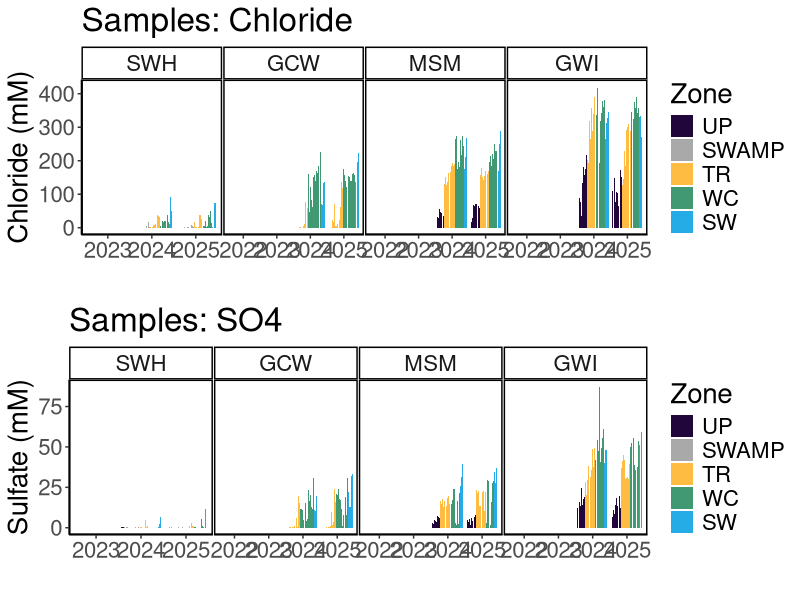
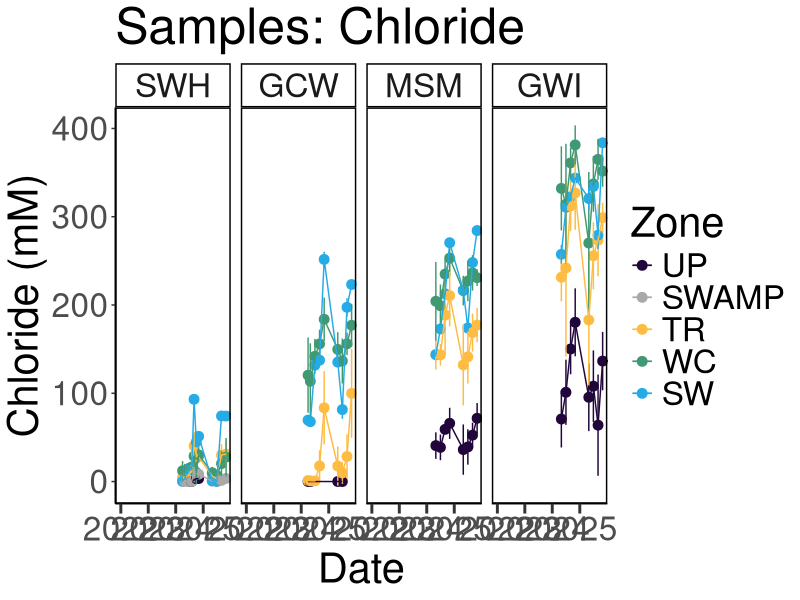
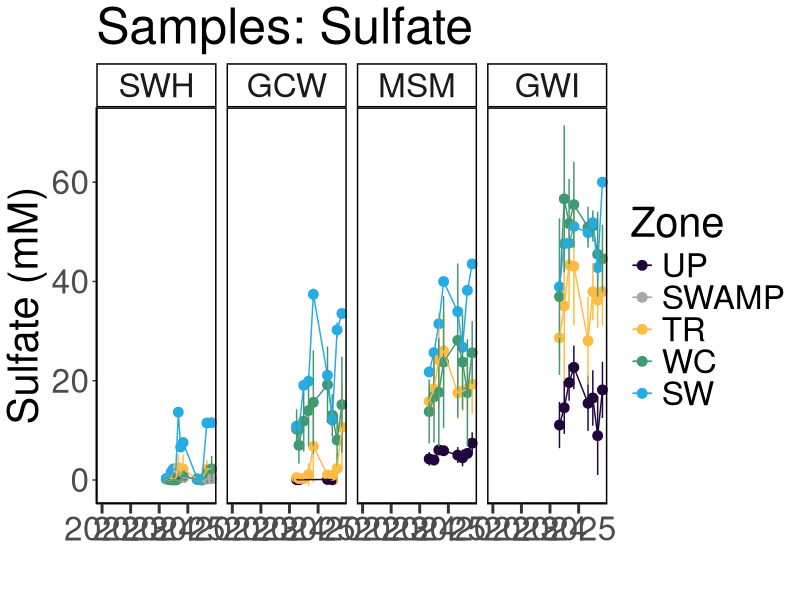
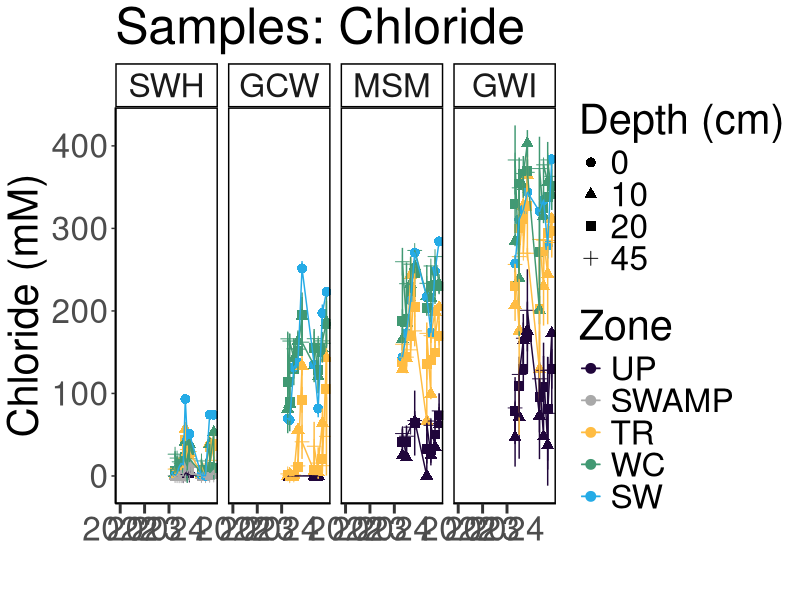
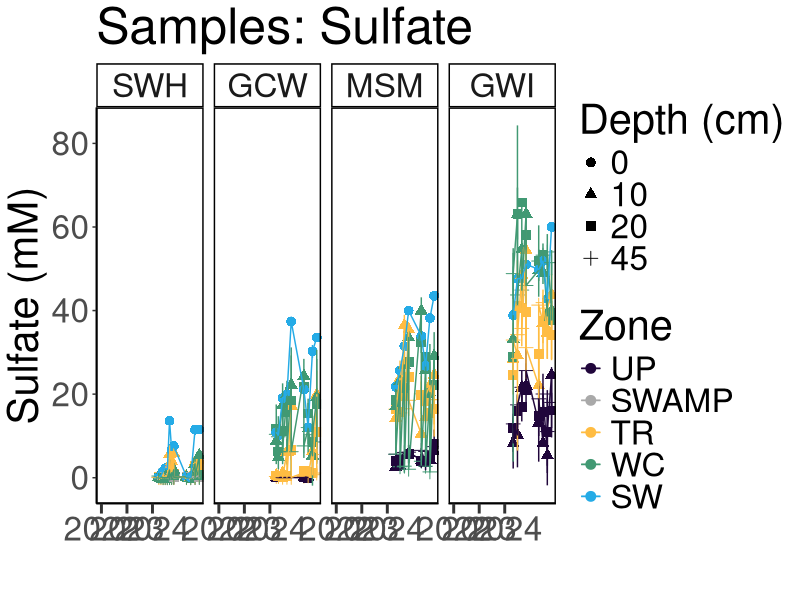
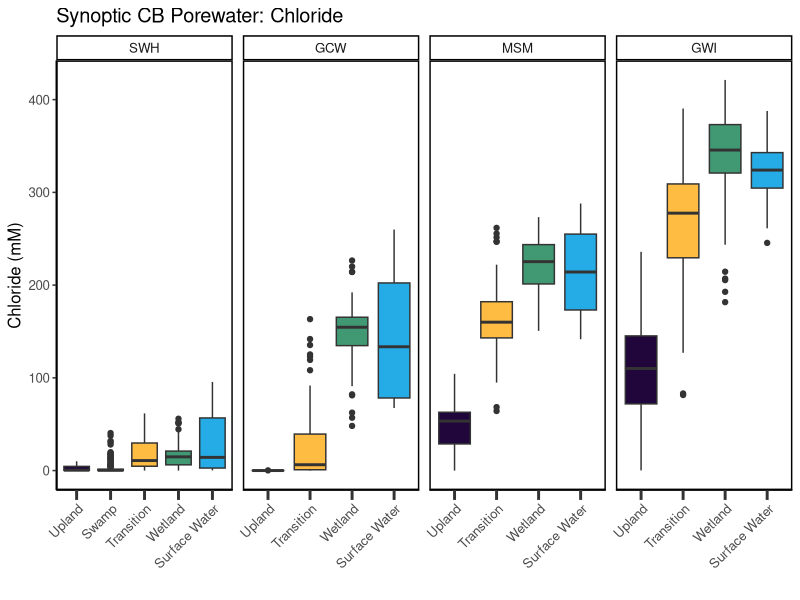
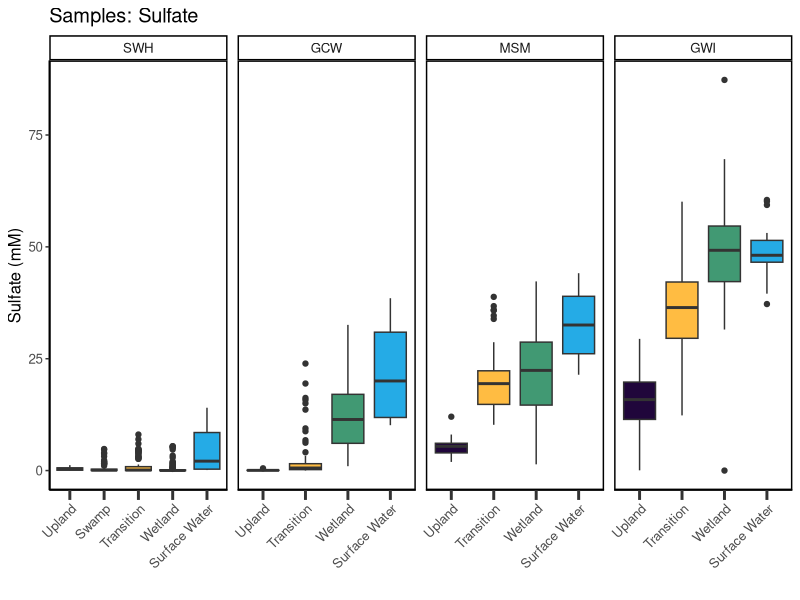
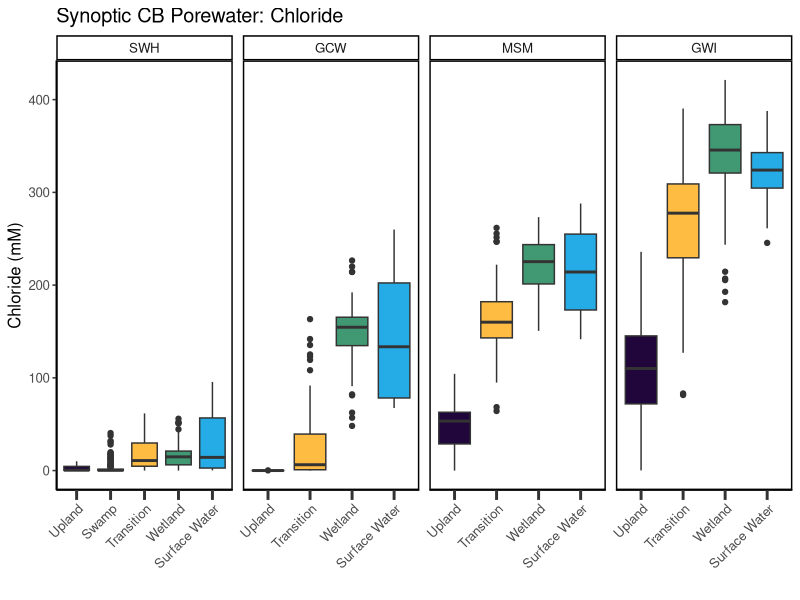

These charts were generated, in order, by the following R code:
## ---- chunk 1
library(dplyr)
library(ggplot2)
library(ggpubr)
library(stringr)
library(readxl)
library(tidyr)
library(tibble)
library(openxlsx)
## ---- chunk 2

#read in 2022 Dionex Data:
dat22 <- read.csv("2022/COMPASS_SynopticCB_SO4_Cl_2022.csv")
# head(dat22)
colnames(dat22)

#read in 2023 Dionex Data:
dat23 <- read.csv("2023/COMPASS_SynopticCB_SO4_Cl_2023.csv")
# head(dat23)
colnames(dat23)

#read in 2024 Dionex Data:
dat24 <- read.csv("2024/COMPASS_SynopticCB_SO4_Cl_2024.csv")
# head(dat24)
colnames(dat24)

#read in 2025 Dionex Data:
dat25 <- read.csv("2025/COMPASS_SynopticCB_SO4_Cl_2025.csv")
# head(dat25)
colnames(dat25)

all_dat <- bind_rows(dat22, dat23, dat24, dat25)

all_dat <- all_dat %>%
  dplyr::select(
    Project, Region, Sample_ID, Year, Month, Day, Time, Time_Zone,
    Site, Zone, Replicate, Depth_cm, 
    SO4_ppm, SO4_Conc_mM, SO4_Conc_flag, SO4_QAQC_flag, Cl_ppm, Cl_Conc_mM, Cl_Conc_flag, Cl_QAQC_flag, salinity,
    Analysis_rundate,  Run_notes, Field_notes
        # list columns in the order you want them
  )

##Set 4 decimal points max
all_dat <- all_dat %>%
  mutate(across(where(is.numeric), round, digits = 4)) ##This does make all salnities 0 when Cl_ppm is 0 instead of 0.000026

## ---- chunk 3

#pull the column names from the all_dat dataframe and create a new dataframe with them 
metadat <- data.frame(Column_Names = colnames(all_dat))
metadat

metadat$Description <- ""
metadat$Units <- ""
metadat$Instrument_ifapplicable <- ""

#add information about each line: 

metadat$Description <- c("Project name", 
                         "Region samples originated from: CB = Chesapeake Bay",
                         "Sample identifier used in laboratory and field", 
                         "Year (YYYY) of sample collection", 
                         "Month (#) of sample collection",
                         "Day (#) of sample collection",
                         "Time (HH:MM) of sample collection",
                         "Time Zone of sample collection",
                         "Name of sampling transect location (GCW, SWH, MSM, GWI), see dataset locations for coordinates", 
                         "Zone within space-for-time transect (UP=Upland, SWAMP=Swamp, TR=Transition, WC=Wetland Control, SW=Surface Water)",
                         "Lysimeter or sample replicate id (A-C)", 
                         "Depth in centimeters from which water sample was taken", 
                         "Sulfate concentration in ppm", 
                         "Sulfate concentration in mM", 
                         "Sulfate concentration flag base on standard curve (bdl=below detection limit (0), adl=above detection limit (highest   
                         standard), Within_Range=within detection range)", 
                         "Sulfate QAQC Flags generated during checks of standards, blanks, dups, and spks",
                         "Chloride concentration in ppm", 
                         "Chloride concentration in mM", 
                         "Chloride concentration flag base on standard curve (bdl=below detection limit (0), adl=above detection limit (highest   
                         standard), Within_Range=within detection range)", 
                         "Chloride QAQC Flags generated during checks of standards, blanks, dups, and spks", 
                         "Salinity calculated using the Knudsen equation: Salinity=((1.807*(Chloride ppm)+0.026)/1000", 
                         "The date that samples were run on the Dionex IC", 
                         "Any notes generated during QAQC", 
                         "Notes generated during field sample collection")

metadat$Units <-       c("NA", 
                         "NA",
                         "NA", 
                         "NA",
                         "NA",
                         "NA", 
                         "NA",
                         "NA", 
                         "NA", 
                         "NA",
                         "NA", 
                         "cm",
                         "ppm", 
                         "mM", 
                         "NA", 
                         "NA", 
                         "ppm", 
                         "mM", 
                         "NA", 
                         "NA", 
                         "ppt", 
                         "NA", 
                         "NA",
                         "NA")

metadat$Instrument_ifapplicable <-  
  
                       c("NA", 
                         "NA",
                         "NA", 
                         "NA",
                         "NA",
                         "NA", 
                         "NA",
                         "NA", 
                         "NA", 
                         "NA",
                         "NA", 
                         "NA",
                         "Dionex Integrion HPIC (Thermo Fisher)", 
                         "Dionex Integrion HPIC (Thermo Fisher)", 
                         "NA", 
                         "NA", 
                         "Dionex Integrion HPIC (Thermo Fisher)", 
                         "Dionex Integrion HPIC (Thermo Fisher)", 
                         "NA", 
                         "NA", 
                         "NA", 
                         "NA", 
                         "NA",
                         "NA")


## ---- chunk 4

#write out a csv of all the data to the main folder: 
write.csv(all_dat, "COMPASS_SynopticCB_Dionex_AllData.csv")


#write out a csv of the metadata associated with the data: 
write.csv(metadat, "COMPASS_SynopticCB_Dionex_Metadata.csv")

## ---- chunk 5

data_plotting <- all_dat

#Order by Zone from Upland to Surface Water
data_plotting$Zone = factor(data_plotting$Zone, levels = c("UP", "SWAMP", "TR", "WC", "SW"))
data_plotting <- data_plotting[order(data_plotting$Zone), ]

#Order by Site from SWH, GCW, MSM, GWI order, which is oligohaline to polyhaline
data_plotting$Site = factor(data_plotting$Site, levels = c("SWH", "GCW", "MSM", "GWI"))
data_plotting <- data_plotting[order(data_plotting$Site), ]

# #Order by Year from 2022-2024
# data_plotting$Site = factor(data_plotting$Site, levels = c("SWH", "GCW", "MSM", "GWI"))
# data_plotting <- data_plotting[order(data_plotting$Site), ]

#Plot samples to get a first look at concentrations (sanity check)
#group the data for plotting
data_plotting_all <- data_plotting %>%
  group_by(Site, Zone) %>%
  mutate(row_num = factor(row_number())) %>%  # create row_num as factor per group
  ungroup()

data_plotting_all$Date <- as.Date(paste(data_plotting_all$Year, data_plotting_all$Month, data_plotting_all$Day, sep = "-"))


#Plot data and change colors based on Zone:
viz_cl_plot <- ggplot(data_plotting_all, aes(x = as.character(Year), y = Cl_Conc_mM, fill = Zone)) +
  geom_bar(stat = "identity", position = position_dodge2(preserve = "total")) +
  facet_grid( ~ Site, scales="free") +
  scale_fill_manual(values = c(
    "UP" = "#20063B",
    "TR" = "#FFBC42",
    "SWAMP" = "darkgrey",
    "WC" = "#419973",
    "SW" = "#25ABE6"
  )) +
  theme_classic() +
  labs(x = " ", y = "Chloride (mM)", title = "Samples: Chloride") +
  theme(
    panel.spacing = unit(.05, "lines"), 
    panel.border = element_rect(color = "black", fill = NA, linewidth = 1)) + 
  theme(text = element_text(size = 20))

# viz_cl_plot


viz_so4_plot <-  ggplot(data_plotting_all, aes(x = as.character(Year), y = SO4_Conc_mM, fill = Zone)) +
  geom_bar(stat = "identity", position = position_dodge2(preserve = "total")) +
  facet_grid( ~ Site, scales="free") +
  scale_fill_manual(values = c(
    "UP" = "#20063B",
    "TR" = "#FFBC42",
    "SWAMP" = "darkgrey",
    "WC" = "#419973",
    "SW" = "#25ABE6"
  )) +
  theme_classic() +
  labs(x = " ", y = "Sulfate (mM)", title = "Samples: SO4") +
  theme(
    panel.spacing = unit(.05, "lines"), 
    panel.border = element_rect(color = "black", fill = NA, linewidth = 1))+ 
  theme(text = element_text(size = 20))

# viz_so4_plot

ggarrange(viz_cl_plot, viz_so4_plot, nrow=2, ncol=1)


## ---- chunk 6

##Make Date Column with just Year and Month for Sample ID
all_dat_dates <- data_plotting %>%
  mutate(
    YearMonth = if_else(
      Month < 10,
      # Modify the string:
      YearMonth <- paste(data_plotting$Year, data_plotting$Month, sep = "-0"), 
      YearMonth <- paste(data_plotting$Year, data_plotting$Month, sep = "-"), 
    )
  )

##Summarize SO4 and Cl by Date, Site, and Zone
Dionex_avg <- all_dat_dates %>%
  group_by(Month, Year, Site, Zone) %>%
   dplyr::summarize(mean_SO4 = mean(SO4_Conc_mM, na.rm=TRUE), 
            sd_SO4 = sd(SO4_Conc_mM, na.rm=TRUE), 
            mean_Cl = mean(Cl_Conc_mM, na.rm=TRUE), 
            sd_Cl = sd(Cl_Conc_mM, na.rm=TRUE), 
            YearMonth = first(YearMonth))

# Concatenate with a day (e.g., "01" for the first day)
Dionex_avg$Date <- paste0(Dionex_avg$YearMonth, "-01")

# Convert to Date object
Dionex_avg$Date <- as.Date(Dionex_avg$Date)

# Define the specific date breaks you want to display
specific_breaks <- as.Date(c("2022-01-01", "2023-01-01", "2024-01-01", "2025-01-01"))

viz_cl_plot_avgs <- ggplot(Dionex_avg, aes(x = Date, y = mean_Cl, color = Zone, group = Zone)) +
  geom_point(size = 3) + 
  geom_errorbar(aes(ymin = mean_Cl - sd_Cl, ymax = mean_Cl + sd_Cl), width = 0.2) + 
  geom_line() + 
  facet_grid( ~ Site, scales="free_y") +
  scale_color_manual(values = c(
    "UP" = "#20063B",
    "TR" = "#FFBC42",
    "SWAMP" = "darkgrey",
    "WC" = "#419973",
    "SW" = "#25ABE6"
  )) +
  theme_classic() +
  labs(x = "Date", y = "Chloride (mM)", title = "Samples: Chloride") +
  theme(
    panel.spacing = unit(0.5, "lines"), 
    panel.border = element_rect(color = "black", fill = NA, linewidth = 1)) +
  # theme(axis.text.x = element_text(angle = 90, hjust = 0.5))+ 
  theme(text = element_text(size = 30))+
  scale_x_date(breaks = specific_breaks, date_labels = "%Y", expand = expansion(mult = c(0.18, 0.05)))+
  theme(axis.ticks.x = element_line(linewidth = 1))+
  theme(axis.ticks.length.x = unit(0.25, "cm"))

viz_cl_plot_avgs


viz_so4_plot_avgs <- ggplot(Dionex_avg, aes(x = Date, y = mean_SO4, color = Zone, group = Zone)) +
  geom_point(size = 3) + 
  geom_errorbar(aes(ymin = mean_SO4 - sd_SO4, ymax = mean_SO4 + sd_SO4), width = 0.2) + 
  geom_line() + 
  facet_grid( ~ Site, scales="free_y") +
  scale_color_manual(values = c(
    "UP" = "#20063B",
    "TR" = "#FFBC42",
    "SWAMP" = "darkgrey",
    "WC" = "#419973",
    "SW" = "#25ABE6"
  )) +
  theme_classic() +
  labs(x = " ", y = "Sulfate (mM)", title = "Samples: Sulfate") +
  theme(
    panel.spacing = unit(0.5, "lines"), 
    panel.border = element_rect(color = "black", fill = NA, linewidth = 1)) +
  # theme(axis.text.x = element_text(angle = 90, hjust = 0.5))+ 
  theme(text = element_text(size = 30))+
  scale_x_date(breaks = specific_breaks, date_labels = "%Y", expand = expansion(mult = c(0.18, 0.05)))+
  theme(axis.ticks.x = element_line(linewidth = 1))+
  theme(axis.ticks.length.x = unit(0.25, "cm"))

viz_so4_plot_avgs
# ggarrange(viz_cl_plot, viz_so4_plot, nrow=2, ncol=1)

## ---- chunk 7

##Summarize SO4 and Cl by Date, Site, and Zone
Dionex_avg_depth <- all_dat_dates %>%
  group_by(Month, Year, Site, Zone, Depth_cm) %>%
   dplyr::summarize(mean_SO4 = mean(SO4_Conc_mM, na.rm=TRUE), 
            sd_SO4 = sd(SO4_Conc_mM, na.rm=TRUE), 
            mean_Cl = mean(Cl_Conc_mM, na.rm=TRUE), 
            sd_Cl = sd(Cl_Conc_mM, na.rm=TRUE), 
            YearMonth = first(YearMonth))

# Concatenate with a day (e.g., "01" for the first day)
Dionex_avg_depth$Date <- paste0(Dionex_avg_depth$YearMonth, "-01")

# Convert to Date object
Dionex_avg_depth$Date <- as.Date(Dionex_avg_depth$Date)

# Define the specific date breaks you want to display
specific_breaks <- as.Date(c("2022-01-01", "2023-01-01", "2024-01-01"))

viz_cl_plot_depth <- ggplot(Dionex_avg_depth, aes(x = Date, y = mean_Cl, color = Zone, group = Zone, shape = as.character(Depth_cm))) +
  geom_point(size = 3) + 
  geom_errorbar(aes(ymin = mean_Cl - sd_Cl, ymax = mean_Cl + sd_Cl), width = 0.2) + 
  geom_line() + 
  facet_grid( ~ Site, scales="free_y") +
  scale_color_manual(values = c(
    "UP" = "#20063B",
    "TR" = "#FFBC42",
    "SWAMP" = "darkgrey",
    "WC" = "#419973",
    "SW" = "#25ABE6"
  )) +
  theme_classic() +
  labs(x = " ", y = "Chloride (mM)", title = "Samples: Chloride") +
  theme(
    panel.spacing = unit(0.5, "lines"), 
    panel.border = element_rect(color = "black", fill = NA, linewidth = 1)) +
  # theme(axis.text.x = element_text(angle = 90, hjust = 0.5))+ 
  theme(text = element_text(size = 30))+
  scale_x_date(breaks = specific_breaks, date_labels = "%Y", expand = expansion(mult = c(0.18, 0.05))) + 
  labs(fill = "Zone", shape = "Depth (cm)")+
  theme(axis.ticks.x = element_line(linewidth = 1))+
  theme(axis.ticks.length.x = unit(0.25, "cm"))

viz_cl_plot_depth


viz_so4_plot_depth <- ggplot(Dionex_avg_depth, aes(x = Date, y = mean_SO4, color = Zone, group = Zone, shape = as.character(Depth_cm))) +
  geom_point(size = 3) + 
  geom_errorbar(aes(ymin = mean_SO4 - sd_SO4, ymax = mean_SO4 + sd_SO4), width = 0.2) + 
  geom_line() + 
  facet_grid( ~ Site, scales="free_y") +
  scale_color_manual(values = c(
    "UP" = "#20063B",
    "TR" = "#FFBC42",
    "SWAMP" = "darkgrey",
    "WC" = "#419973",
    "SW" = "#25ABE6"
  )) +
  theme_classic() +
  labs(x = " ", y = "Sulfate (mM)", title = "Samples: Sulfate")  +
  theme(
    panel.spacing = unit(0.5, "lines"), 
    panel.border = element_rect(color = "black", fill = NA, linewidth = 1)) +
  # theme(axis.text.x = element_text(angle = 90, hjust = 0.5))+ 
  theme(text = element_text(size = 30))+
  scale_x_date(breaks = specific_breaks, date_labels = "%Y", expand = expansion(mult = c(0.18, 0.05))) + 
  labs(fill = "Zone", shape = "Depth (cm)")+
  theme(axis.ticks.x = element_line(linewidth = 1))+
  theme(axis.ticks.length.x = unit(0.25, "cm"))

viz_so4_plot_depth
# ggarrange(viz_cl_plot, viz_so4_plot, nrow=2, ncol=1)

## ---- chunk 8

all_dat_dates <- all_dat_dates %>% 
    mutate(
    Zone_1 = case_when(
      Zone == "UP" ~ "Upland",
      Zone == "SWAMP" ~ "Swamp",
      Zone == "TR" ~ "Transition",
      Zone == "WC" ~ "Wetland",
      Zone == "SW" ~ "Surface Water",
      TRUE ~ Zone  # keep everything else unchanged
    )
  ) %>%
  mutate(Zone_1 = factor(Zone_1, levels = c("Upland", "Swamp", "Transition", "Wetland", "Surface Water")))


##Summarize SO4 and Cl by Date, Site, and Zone
viz_cl_boxplot <- ggplot(all_dat_dates, aes(x = Zone_1, y = Cl_Conc_mM, fill = Zone_1, group = Zone_1)) +
  geom_boxplot() + 
  facet_grid( ~ Site, scales = "free_x") +
  scale_x_discrete(drop = TRUE) +
  scale_fill_manual(values = c(
    "Upland" = "#20063B",
    "Transition" = "#FFBC42",
    "Swamp" = "darkgrey",
    "Wetland" = "#419973",
    "Surface Water" = "#25ABE6"
  ), labels = c("Upland", "Swamp", "Transition", "Wetland", "Surface Water")) +
  theme_classic() +
  labs(x = " ", y = "Chloride (mM)", title = "Synoptic CB Porewater: Chloride") +
  theme(
    panel.spacing = unit(0.5, "lines"), 
    panel.border = element_rect(color = "black", fill = NA, linewidth = 1)) +
  theme(axis.text.x = element_text(angle = 45, vjust = 1, hjust = 1))+ 
  theme(text = element_text(size = 12))+
  theme(axis.ticks.x = element_line(linewidth = 1))+
  theme(axis.ticks.length.x = unit(0.25, "cm"))+ 
  #scale_x_discrete(labels = c("Upland", "Swamp", "Transition", "Wetland", "Surface Water"))+ 
  theme(legend.position = "none")

viz_cl_boxplot


viz_so4_boxplot <- ggplot(all_dat_dates, aes(x = Zone_1, y = SO4_Conc_mM, fill = Zone_1, group = Zone_1)) +
  geom_boxplot() +
  facet_grid( ~ Site, scales = "free_x") +
  scale_x_discrete(drop = TRUE) +
  scale_fill_manual(values = c(
    "Upland" = "#20063B",
    "Transition" = "#FFBC42",
    "Swamp" = "darkgrey",
    "Wetland" = "#419973",
    "Surface Water" = "#25ABE6"
  ), labels = c("Upland", "Swamp", "Transition", "Wetland", "Surface Water")) +
  theme_classic() +
  labs(x = " ", y = "Sulfate (mM)", title = "Samples: Sulfate") +
  theme(
    panel.spacing = unit(0.5, "lines"), 
    panel.border = element_rect(color = "black", fill = NA, linewidth = 1)) +
  theme(axis.text.x = element_text(angle = 45, vjust = 1, hjust = 1))+ 
  theme(text = element_text(size = 12))+
  theme(axis.ticks.x = element_line(linewidth = 1))+
  theme(axis.ticks.length.x = unit(0.25, "cm"))+ 
  #scale_x_discrete(labels = c("Upland", "Swamp", "Transition", "Wetland", "Surface Water"))+ 
  theme(legend.position = "none")

viz_so4_boxplot

# ggarrange(viz_cl_plot, viz_so4_plot, nrow=2, ncol=1)

# Save as a PNG
png("COMPASS_SynopticCB_Cl_alldata.png", width = 2000, height = 1200, res = 300) 
print(viz_cl_boxplot)  # For ggplot objects, use print()
dev.off() 

# Save as a PNG
png("COMPASS_SynopticCB_SO4_alldata.png", width = 2000, height = 1200, res = 300) 
print(viz_so4_boxplot)  # For ggplot objects, use print()
dev.off() 
